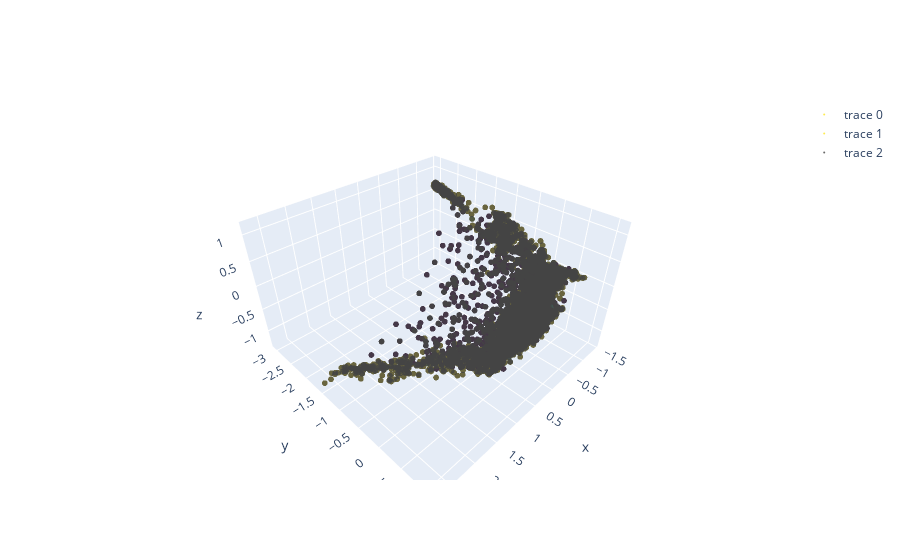

The notebook cell this image was saved under:
### Code cell
wd_encodings = []
ae_model = ae_model.to(device)
ae_model.eval()
with torch.no_grad():
    for i in range(0, len(wd_x), wd_batch_size):
        x_batch = torch.tensor(wd_x[i:i+wd_batch_size], dtype=torch.float32).to(device)
        wd_encodings.append(ae_model.encoder(x_batch).cpu().detach().numpy())
wd_encodings = np.concatenate(wd_encodings, axis=0)
print('wd_encodings.shape: ', wd_encodings.shape)

# Plot
fig = go.Figure()
fig.add_trace(go.Scatter3d(x=wd_encodings[:,0], y=wd_encodings[:,1], z=wd_encodings[:,2],
                           mode='markers', marker=dict(size=2, color=wd_data['mask_x'], colorscale='Viridis', opacity=0.8)))
fig.add_trace(go.Scatter3d(x=wd_encodings[:,0], y=wd_encodings[:,1], z=wd_encodings[:,2],
                            mode='markers', marker=dict(size=2, color=probs, colorscale='Viridis', opacity=0.8)))
fig.add_trace(go.Scatter3d(x=wd_encodings[:,0], y=wd_encodings[:,1], z=wd_encodings[:,2],
                            mode='markers', marker=dict(size=2, color=probs > 0.5, colorscale='Viridis', opacity=0.8)))

### Figure 1 — Plotly figure (JSON) as saved in the notebook; plotly's stock layout.template omitted (floating-point values rounded to 4 significant figures; data arrays with more than 128 entries replaced by an {"elided": "..."} marker saying what was removed)
{"data": [{"marker": {"color": {"elided": "5400 int values"}, "colorscale": [[0, "#440154"], [0.1111, "#482878"], [0.2222, "#3e4989"], [0.3333, "#31688e"], [0.4444, "#26828e"], [0.5556, "#1f9e89"], [0.6667, "#35b779"], [0.7778, "#6ece58"], [0.8889, "#b5de2b"], [1, "#fde725"]], "opacity": 0.8, "size": 2}, "mode": "markers", "type": "scatter3d", "x": {"elided": "5400 float values"}, "y": {"elided": "5400 float values"}, "z": {"elided": "5400 float values"}}, {"marker": {"color": {"elided": "5400 float values"}, "colorscale": [[0, "#440154"], [0.1111, "#482878"], [0.2222, "#3e4989"], [0.3333, "#31688e"], [0.4444, "#26828e"], [0.5556, "#1f9e89"], [0.6667, "#35b779"], [0.7778, "#6ece58"], [0.8889, "#b5de2b"], [1, "#fde725"]], "opacity": 0.8, "size": 2}, "mode": "markers", "type": "scatter3d", "x": {"elided": "5400 float values"}, "y": {"elided": "5400 float values"}, "z": {"elided": "5400 float values"}}, {"marker": {"color": {"elided": "5400 bool values"}, "colorscale": [[0, "#440154"], [0.1111, "#482878"], [0.2222, "#3e4989"], [0.3333, "#31688e"], [0.4444, "#26828e"], [0.5556, "#1f9e89"], [0.6667, "#35b779"], [0.7778, "#6ece58"], [0.8889, "#b5de2b"], [1, "#fde725"]], "opacity": 0.8, "size": 2}, "mode": "markers", "type": "scatter3d", "x": {"elided": "5400 float values"}, "y": {"elided": "5400 float values"}, "z": {"elided": "5400 float values"}}], "layout": {}}
